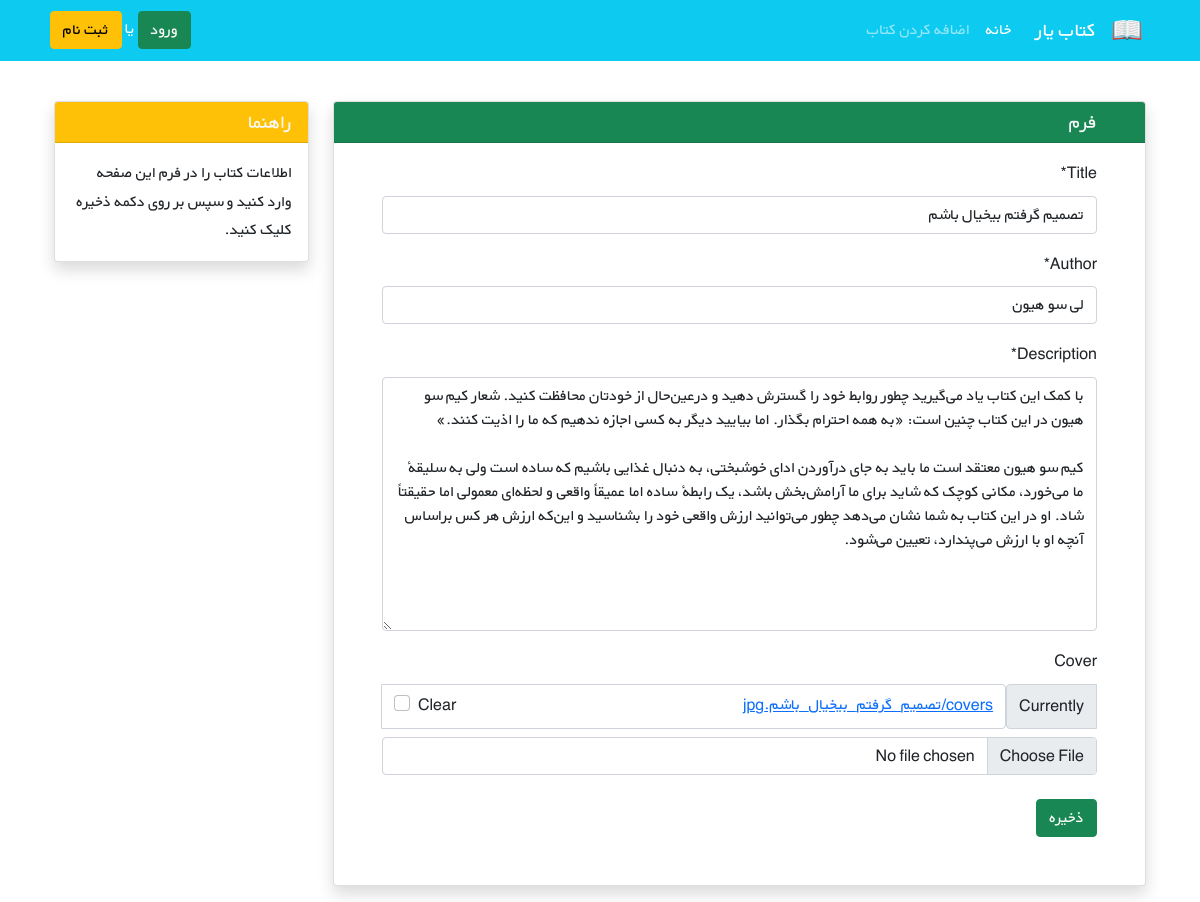
Screenshot of /books/1/edit/ with the database file from the repository.
### books/models.py (models this page shows, shortened)
class Book(models.Model):
    title = models.CharField(max_length=200)
    author = models.CharField(max_length=200)
    description = models.TextField()
    price = models.DecimalField(max_digits=5, decimal_places=2)
    cover = models.ImageField(upload_to='covers/', blank=True)

### books/views.py (the view)
# urls.py: path('<int:pk>/edit/', BookUpdateView.as_view(), name='book_update'),
class BookUpdateView(generic.UpdateView):
    model = Book
    fields = ['title', 'author', 'description', 'cover', ]
    template_name = 'books/book_update.html'

### books/templates/books/book_update.html (shortened to what this page needs)
{% extends '_base.html' %}
{% load crispy_forms_tags %}
{% block content %}
    <div class="container mt-4" dir="rtl">
        <div class="row">
            <div class="col-9">
                <div class="card shadow my-3">
                    <h5 class="card-header bg-success text-light px-5">فرم</h5>
                    <div class="px-5 pt-3 pb-5">
                        <form method="POST" enctype="multipart/form-data">
                            {{ form|crispy }}
                            <button type="submit" class="btn btn-success mt-2">ذخیره</button>
                        </form>
                    </div>
                </div>
            </div>
            <div class="col-3">
                <div class="card my-3 shadow">
                    <h5 class="card-header bg-warning text-light">راهنما</h5>
                    <div class="card-body">
                        <p class="card-text">
                            اطلاعات کتاب را در فرم این صفحه وارد کنید و سپس بر روی دکمه ذخیره کلیک کنید.
                        </p>
                    </div>
                </div>
            </div>
        </div>
    </div>
{% endblock content %}

### static/css/style.css (style rules this page uses)
* { font-family: 'BYekan', sans-serif; line-height: 1.8rem; }

### rows the page displays
Book: title "تصمیم گرفتم بیخیال باشم", author "لی سو هیون", description "با کمک این کتاب یاد می‌گیرید چطور روابط خود را گسترش دهید و درعین‌حال از خودتان محافظت کنید. شعار کیم سو هیون در این کتاب چنین است: «به همه احترام بگذار. اما بیایید دیگر به کسی اجازه ندهیم که ما را اذیت کنند.» کیم سو هیون معتقد است ما باید به جای درآوردن ادای خوشبختی، به دنبال غذایی باشیم که ساده است ولی به سلیقهٔ ما می‌خورد، مکانی کوچک که شاید برای ما آرامش‌بخش باشد، یک رابطهٔ ساده اما عمیقاً واقعی و لحظه‌ای معمولی اما حقیقتاً شاد. او در این کتاب به شما نشان می‌دهد چطور می‌توانید ارزش واقعی خود را بشناسید و این‌که ارزش هر کس براساس آنچه او با ارزش می‌پندارد، تعیین می‌شود."
